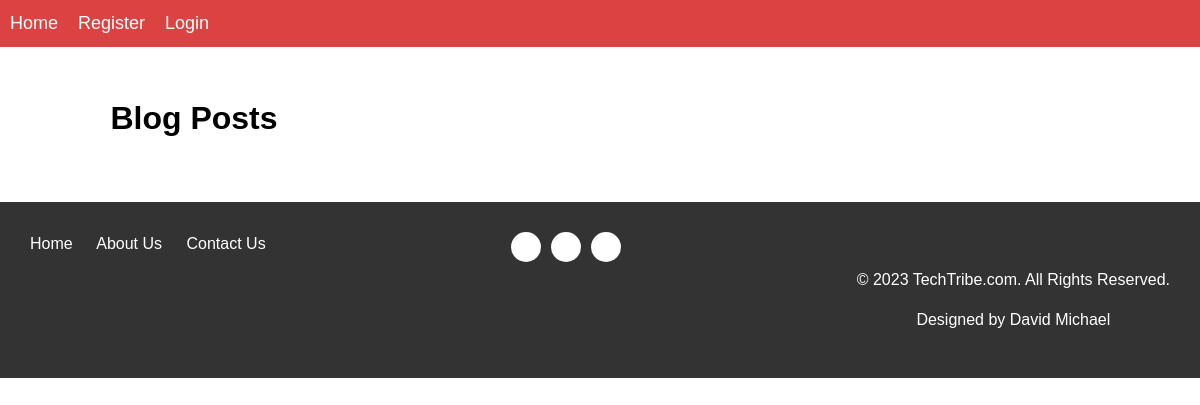
The page /blog/ on the database as committed earlier.
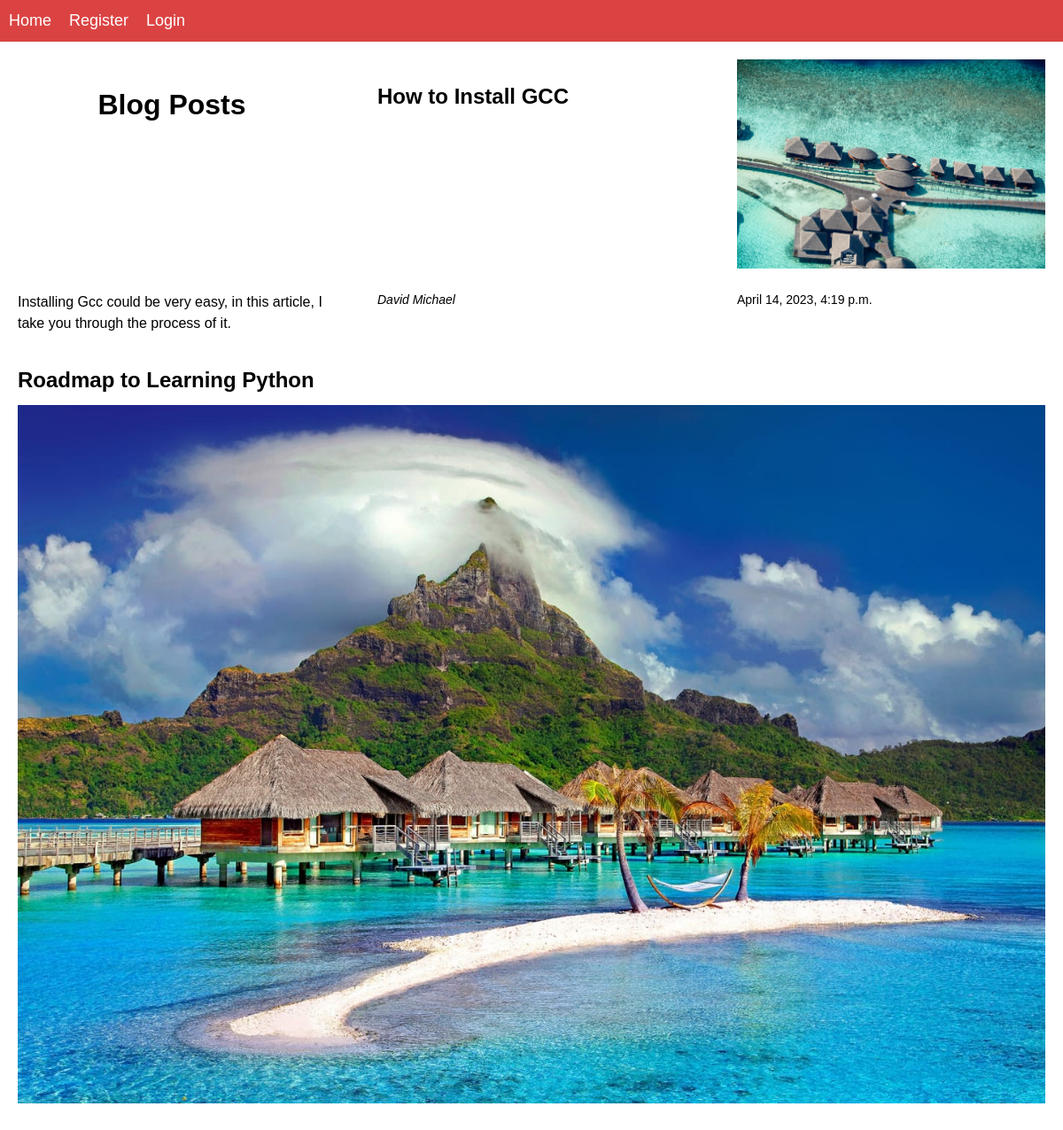
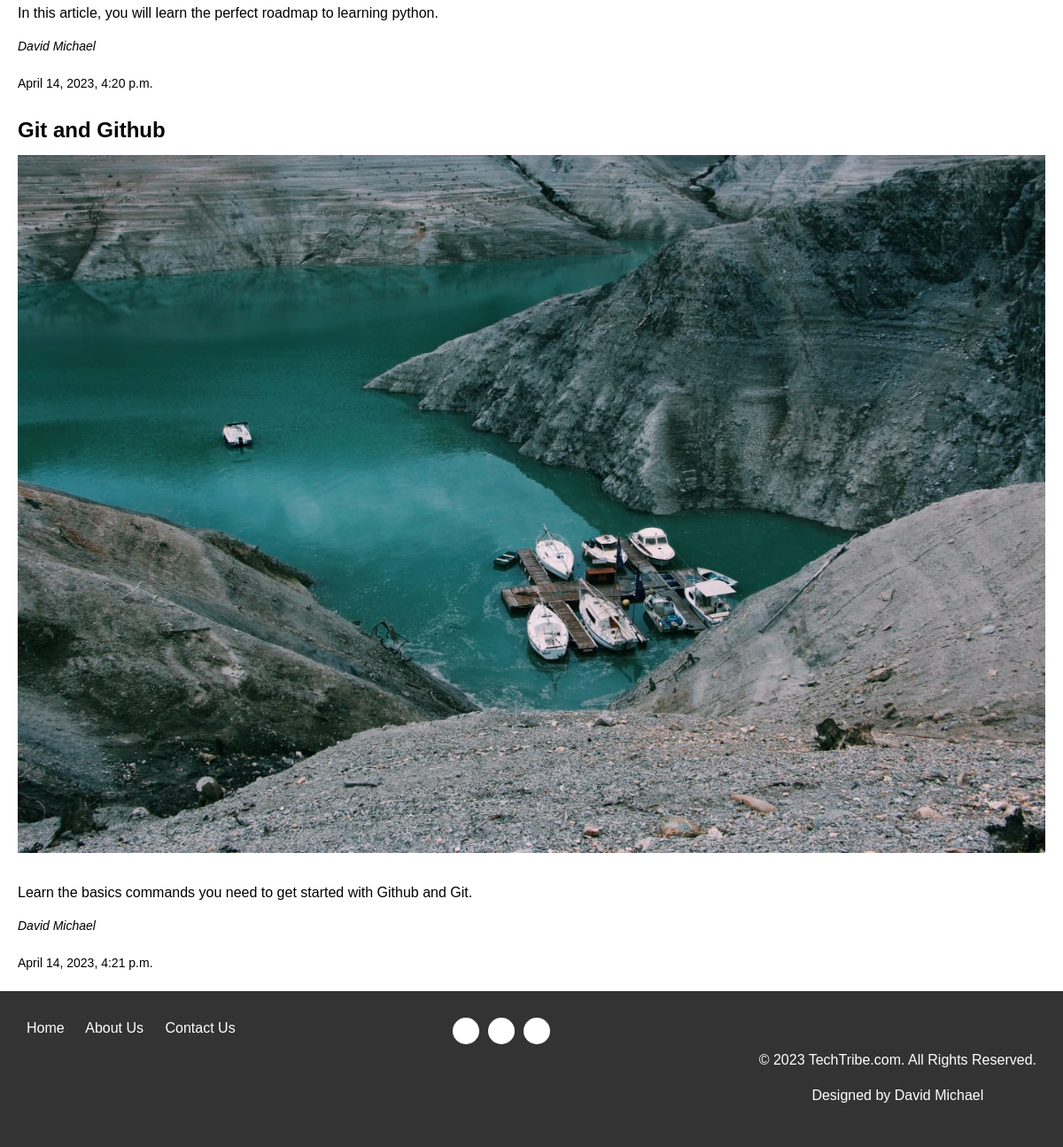
The same page on the database as committed later (2 pictures, top to bottom).
### blog/models.py (models this page shows)
class Article(models.Model):
    title = models.CharField(max_length=200)
    image = models.ImageField(upload_to='uploads/')
    content = models.TextField()
    author = models.CharField(max_length=100)
    created_at = models.DateTimeField(auto_now_add=True)

### blog/views.py (the view)
# urls.py: path("", views.blog, name="blog"),
def blog(request):
    articles = Article.objects.all()
    context = {
        "articles" : articles,
    }
    return render(request, "blog/blog.html", context)

### blog/templates/blog/blog.html
{% extends "base.html" %}
{% block content %}
<div class="post">
  <h2 id="head">Blog Posts</h2>
  {% for article in articles %}
    <h3 id="post-title">{{ article.title }}</h3>
    <img id="image" src="{{ article.image.url }}" alt="post-image">
    <p id="content">{{ article.content }}</p>
    <p id="author">{{ article.author }}</p>
    <p id="created">{{ article.created_at }}</p>
</div>
   {% endfor %}
{% endblock content %}

### templates/base.html (shortened to what this page needs)
{% load static %}
<!DOCTYPE html>
<html>
<head>
    <link rel="stylesheet" type="text/css" href="{% static 'css/styles.css' %}">
</head>
<body>
	<header>
		<nav>
      {% if user.is_authenticated %}
        <ul>
          <li><a href="/account">Home</a></li>
          <li><a href="{% url 'register' %}">Profile</a></li>
          <li><a href="{% url 'blog' %}">Blog</a></li>
          <li><a href="{% url 'logout' %}">Logout</a></li>
        </ul>
      {% else %}
			<ul>
				<li><a href="/account">Home</a></li>
				<li><a href="{% url 'register' %}">Register</a></li>
				<li><a href="{% url 'login' %}">Login</a></li>
			</ul>
      {% endif %}
		</nav>
	</header>
	<main>
		{% block content %}
    {% endblock content %}
	</main>
    <footer>
        <div class="footer-container">
          <div class="footer-links">
            <a href="/account">Home</a>
            <a href="#">About Us</a>
            <a href="#">Contact Us</a>
          </div>
          <div class="footer-social">
            <a href="#" class="social-icon"></a>
            <a href="#" class="social-icon"></a>
            <a href="#" class="social-icon"></a>
          </div>
          <div class="footer-info">
            <p>&copy; 2023 TechTribe.com. All Rights Reserved.</p>
            <p>Designed by <a href="https://github.com/davidinmichael">David Michael</a></p>
          </div>
        </div>
    </footer>
</body>
</html>

### account/static/css/styles.css (style rules this page uses)
footer { background-color: #333; color: #fff; padding: 30px; text-align: center; }
.footer-container { display: flex; flex-wrap: wrap; justify-content: space-between; }
.footer-links a { color: #fff; margin-right: 20px; text-decoration: none; }
.footer-social { display: flex; }
.social-icon { background-color: #fff; border-radius: 50%; color: #333; display: inline-block; height: 30px; line-height: 30px; margin-right: 10px; text-align: center; width: 30px; }
.footer-info { margin-top: 20px; text-align: center; }
.footer-info a { color: #fff; text-decoration: none; }
body { margin: 0; padding: 0; font-family: Arial, sans-serif; font-size: 16px; line-height: 1.5; }
header { background-color: #db4343; color: #fff; padding: 10px; }
nav ul { list-style: none; margin: 0; padding: 0; display: flex; }
nav li { margin-right: 20px; }
nav li:last-child { margin-right: 0; }
nav a { color: #fff; text-decoration: none; font-size: 18px; }
main { margin: 20px; }
main p { line-height: 1.6; margin-bottom: 20px; }
.post { display: flex; flex-wrap: wrap; justify-content: space-between; }
.post > * { width: 30%; margin-bottom: 20px; }
#head { text-align: center; font-size: 32px; margin-bottom: 40px; }
#post-title { font-size: 24px; margin-bottom: 10px; }
#image { max-width: 100%; height: auto; margin-bottom: 10px; }
#content { font-size: 16px; line-height: 1.5; margin-bottom: 10px; }
#author { font-size: 14px; font-style: italic; }
#created { font-size: 14px; }

Rows that differ between the two databases and show on the page:
added Article: title "How to Install GCC", image (picture), content "Installing Gcc could be very easy, in this article, I take you through the process of it.", author "David Michael", created_at "April 14, 2023, 4:19 p.m."
added Article: title "Roadmap to Learning Python", image (picture), content "In this article, you will learn the perfect roadmap to learning python.", author "David Michael", created_at "April 14, 2023, 4:20 p.m."
added Article: title "Git and Github", image (picture), content "Learn the basics commands you need to get started with Github and Git.", author "David Michael", created_at "April 14, 2023, 4:21 p.m."
